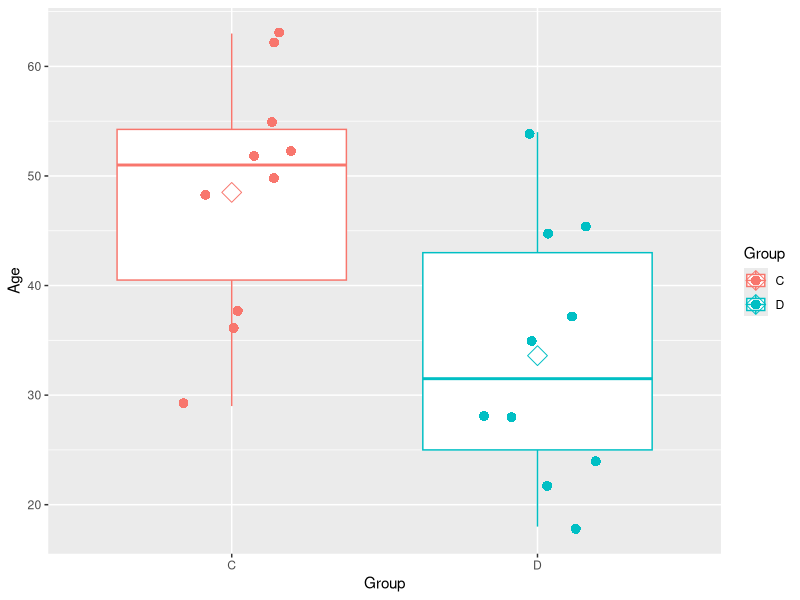

Here is the R script that generated this plot:
library(ggplot2)

v1 <- c(rep("C", 10), rep("D",10))
v1
v2 <- c(runif(20,min=15, max = 65))
v2 <- round(v2)
v2
df <- data.frame(v1,v2)
colnames(df) <- c("Group","Age")
df
Plot <- ggplot(df, aes(x=Group, y = Age, color = Group)) + geom_boxplot() + geom_jitter(shape=16, size= 3, position=position_jitter(0.2)) + stat_summary(fun=mean, geom="point", shape=23, size=5)
Plot